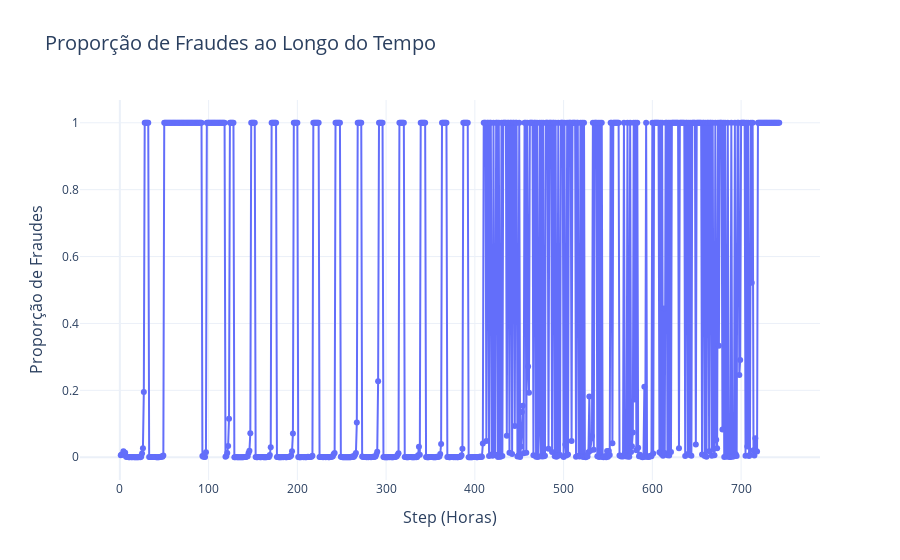

Here is the notebook cell this chart was saved with:
### Code cell
plot_fraud_ratio(df)

### Figure 1 — Plotly figure (JSON) as saved in the notebook; plotly's stock layout.template omitted (floating-point values rounded to 4 significant figures; data arrays with more than 128 entries replaced by an {"elided": "..."} marker saying what was removed)
{"data": [{"hovertemplate": "Step (Horas)=%{x}<br>Proporção de Fraudes=%{y}<extra></extra>", "legendgroup": "", "line": {"color": "#636efa", "dash": "solid"}, "marker": {"symbol": "circle"}, "mode": "lines+markers", "name": "", "orientation": "v", "showlegend": false, "type": "scatter", "x": {"elided": "743 int values"}, "xaxis": "x", "y": {"elided": "743 float values"}, "yaxis": "y"}], "layout": {"hovermode": "x", "legend": {"title": {"font": {"size": 14}}, "tracegroupgap": 0}, "title": {"font": {"size": 20}, "text": "Proporção de Fraudes ao Longo do Tempo"}, "xaxis": {"anchor": "y", "domain": [0, 1], "title": {"font": {"size": 16}, "text": "Step (Horas)"}}, "yaxis": {"anchor": "x", "domain": [0, 1], "title": {"font": {"size": 16}, "text": "Proporção de Fraudes"}}}}
